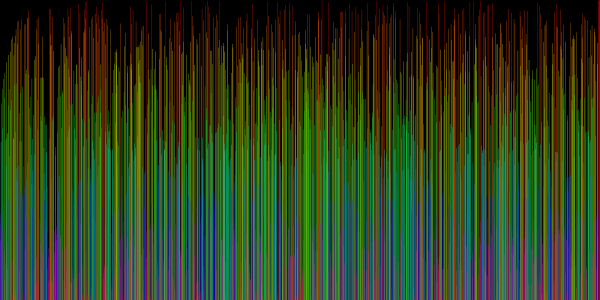
Frame 1 (no input)
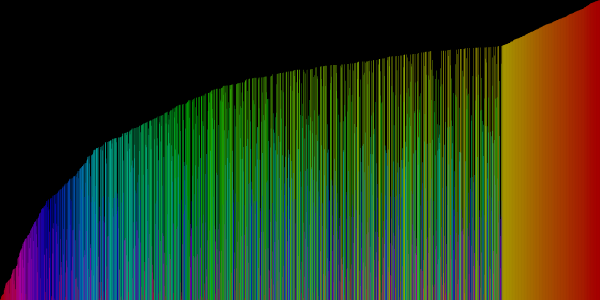
Frame 60 (no input)
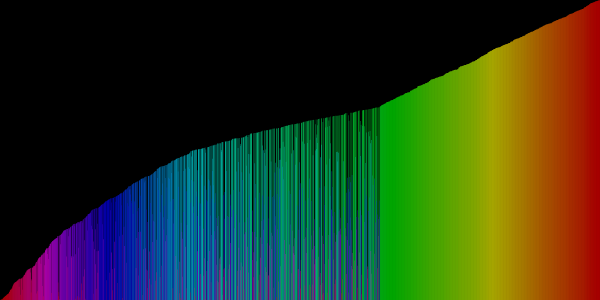
Frame 120 (the mouse pressed at the canvas centre since frame 60)

The p5.js sketch that drew these frames (run headless with seeded random() and noise() and a simulated clock; from frame 60 on, the mouse is pressed at the canvas centre):

// p5.js sketch
// ── sketch.js

let numberOfBars = 2000;

let numbers;

function setup() {
  
  createCanvas(600, 300);
  
  numbers = new Array(numberOfBars);
  
  for(let i = 0 ; i < numberOfBars ; i++){
    numbers[i] = random()*height;
  }
}

let i = 0;
let j = numberOfBars;

function draw() {
  background(0);
  
  for(let n = 0 ; n < 10000 ; n++){
    if(numbers[i] < numbers[i+1]){
      let temp = numbers[i];
      numbers[i] = numbers[i+1];
      numbers[i+1] = temp;
    }
    i++;
    if(i > j){
      i = 0;
      j--;
    }
  }
  if(j <= 0){
    noLoop();
  }
  
  fill(255);
  noStroke();
  
  colorMode(HSB, 100);
  for(let k = 0 ; k < numberOfBars ; k++){
    fill(map(numbers[k],0,height,0,100),100,100);
    rect(k*width/numberOfBars, numbers[k], 0.9*width/numberOfBars, height);
  }
}
